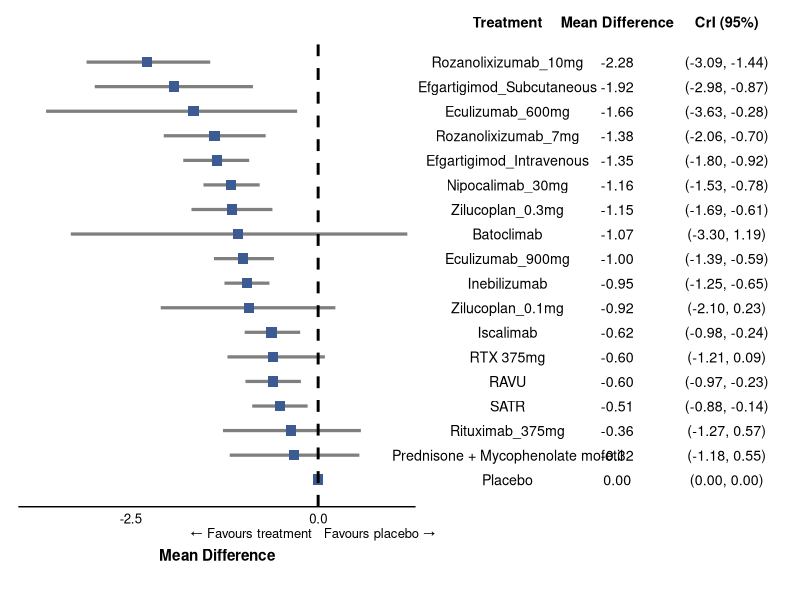
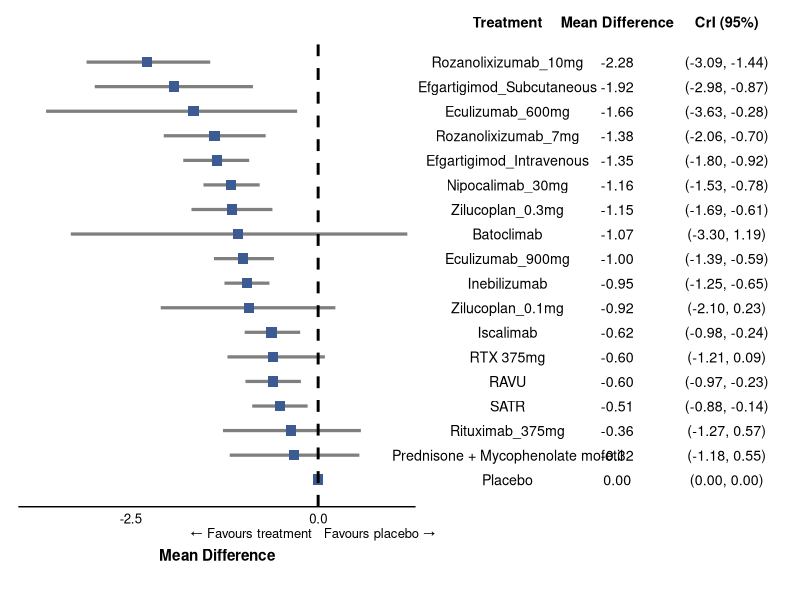

Reproduce these figures in R, in order.
library(ggplot2)
library(patchwork)

# suitably use setwd()
df <- openxlsx::read.xlsx("Table_05_QMG_score_improvement_from_baseline.xlsx")

# Preserve top-to-bottom order in the plot
df$Treatment <- factor(df$Treatment, levels = rev(df$Treatment))

# Label column combining MD and CrI, formatted with fixed decimals
df$MD_label  <- sprintf("%.2f", df$MD)
df$CrI_label <- sprintf("(%.2f, %.2f)", df$lower, df$upper)

n <- nrow(df)

# ---- Forest plot (left panel)

p_forest <- ggplot(df, aes(x = MD, y = Treatment)) +
  geom_errorbarh(aes(xmin = lower, xmax = upper), height = 0, linewidth = 1.1, color = "grey50") +
  geom_point(size = 3.2, shape = 15, color = "#3B5B92") +
  geom_vline(xintercept = 0,
             linetype = "dashed",
             color = "black",
             linewidth = 1) +
  annotate("text", x = 0, y = -0.15, label = "\u2190 Favours treatment",
           hjust = 1.05, vjust = 3, size = 3.3, color = "black") +
  annotate("text", x = 0, y = -0.15, label = "Favours placebo \u2192",
           hjust = -0.05, vjust = 3, size = 3.3, color = "black") +
  scale_x_continuous(
    breaks = c(-2.5, 0, 2.5),
    limits = c(-4, 1.3), # tweak
    expand = c(0, 0)
  ) +
  labs(x = "Mean Difference", y = NULL) +
  coord_cartesian(ylim = c(0.5, n + 0.5), clip = "off") +
  theme_minimal(base_size = 11) +
  theme(
    panel.grid.minor = element_blank(),
    # panel.grid.major.y = element_line(color = "grey92", linewidth = 0.5),
    # panel.grid.major.x = element_line(color = "grey92", linewidth = 0.5),
    panel.grid.major.y = element_blank(),
    panel.grid.major.x = element_blank(),
    axis.text.y = element_blank(),
    axis.ticks.y = element_blank(),
    axis.text.x = element_text(size = 9.5, color = "black"),
    axis.line.x = element_line(),
    axis.title.x = element_text(size = 11, face = "bold", margin = margin(t = 16)),
    plot.margin = margin(t = 5, r = 4, b = 20, l = 5)
  )

# ---- Table panel (right side): Treatment | Mean Difference | CrI (95%) ----
# Build a long-format data frame so all three "columns" share the same y-axis
# and therefore stay row-aligned with the forest plot via patchwork.

tbl <- data.frame(
  Treatment = rep(df$Treatment, 3),
  col = factor(rep(c("Treatment", "Mean Difference", "CrI (95%)"), each = n),
               levels = c("Treatment", "Mean Difference", "CrI (95%)")),
  label = c(as.character(df$Treatment), df$MD_label, df$CrI_label)
)

p_table <- ggplot(tbl, aes(x = col, y = Treatment, label = label)) +
  geom_text(size = 3.6, color = "black", hjust = 0.5) +
  scale_x_discrete(position = "top") +
  coord_cartesian(ylim = c(0.5, n + 0.5), clip = "off") +
  theme_void(base_size = 11) +
  theme(
    axis.text.x.top = element_text(size = 10.5, face = "bold", color = "black",
                                    margin = margin(b = 4)),
    plot.margin = margin(t = 5, r = 0, b = 10, l = 15)
  )

# ---- Combine: forest plot (left) + table (right), rows aligned ----
final_plot <- p_forest + p_table + plot_layout(widths = c(0.85, 0.75)) # tweak

final_plot

# suitably use setwd()
ggsave("FP_05_QMG_score_improvement_from_baseline.png", 
       final_plot,
       width = 12, 
       height = 5.5, 
       dpi = 1000, 
       bg = "white")
